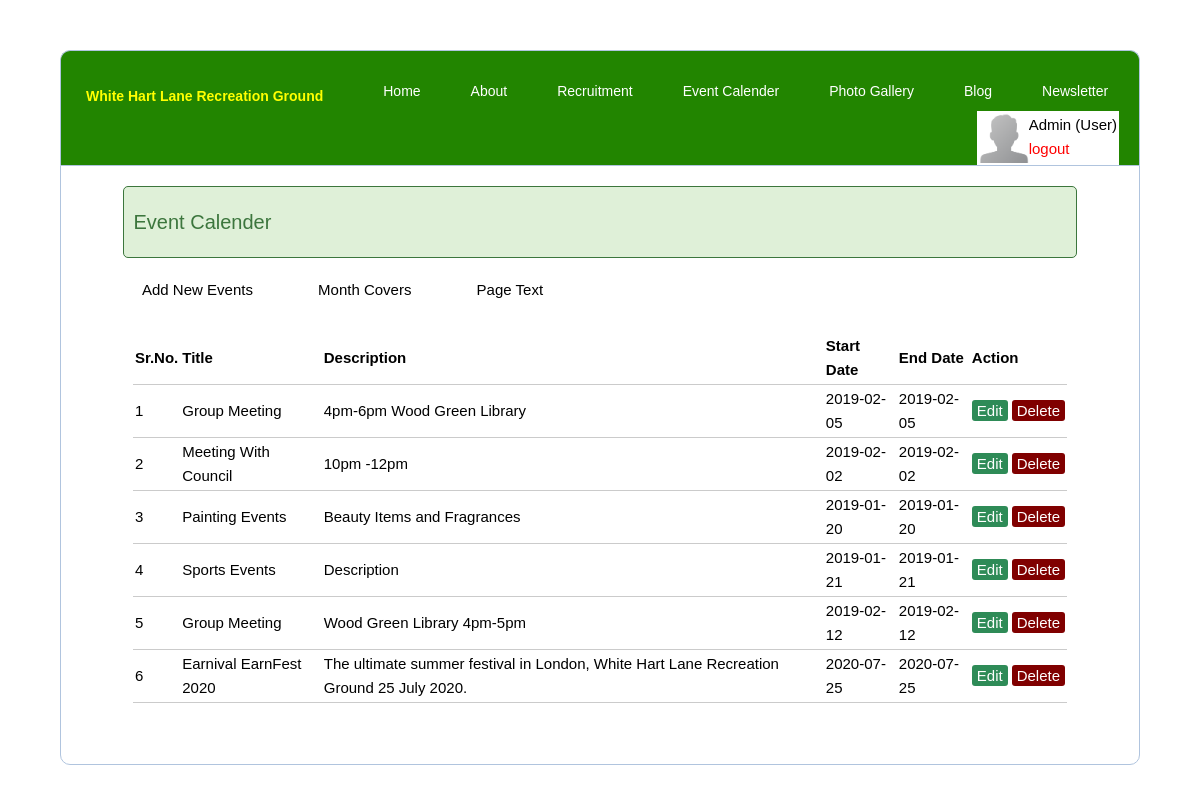
Screenshot of /admin/event_calender.php (signed in) with the database file from the repository.
### tables this page shows
CREATE TABLE `tbl_events` (
  `id` int(11) NOT NULL,
  `title` varchar(255) NOT NULL,
  `description` varchar(1000) NOT NULL,
  `start` varchar(255) NOT NULL,
  `end` varchar(255) DEFAULT NULL,
  `datalink` varchar(255) NOT NULL,
  `datatag` varchar(255) NOT NULL,
  `repeat_month` varchar(255) NOT NULL
);

### admin/curd/eventcalander_curd.php (the view, shortened to what this page needs)
<?php
include('server.php');
?>
<!DOCTYPE html>
<html>
<head>
	<link rel="stylesheet" type="text/css" href="curd/style.css">
</head>
<body>
	<a href="eventcalender_add_edit.php" class="dasboard" style="color:#000;">Add New Events</a>
	<a href="month_cover.php" class="dasboard" style="color:#000;">Month Covers</a>
	<a href="page_text.php?ptext=event_calendar" class="dasboard" style="color:#000;">Page Text</a>
<?php $results = mysqli_query($db, "SELECT * FROM tbl_events"); ?>
<table style="color:#000;">
	<thead>
		<tr><th >Sr.No.</th>
			<th style="">Title</th>
			<th style="">Description</th>
            <th style="">Start Date</th>
			<th style="">End Date</th>
			<th colspan="2">Action</th>
		</tr>
	</thead>
	<?php $i=0; while ($row = mysqli_fetch_array($results)) { ?>
		<tr>
		    <td><?php $i++; echo $i; ?></td>
			<td><?php echo $row['title']; ?></td>
			<td><?php echo $row['description']; ?></td>
            <td><?php echo $row['start']; ?></td>
			<td><?php echo $row['end']; ?></td>
			<td>
				<a href="eventcalender_add_edit.php?edit=<?php echo $row['id']; ?>" class="edit_btn" >Edit</a>
			</td>
			<td>
				<a href="server.php?page=event_calendar&del=<?php echo $row['id']; ?>" class="del_btn">Delete</a>
			</td>
		</tr>
	<?php } ?>
</table>
</body>
</html>

### admin/event_calender.php (shortened to what this page needs)
<?php include('functions.php');
?>
<!DOCTYPE html>
<html>
<head>
	<link rel="stylesheet" type="text/css" href="style.css">
<link rel="stylesheet" type="text/css" href="../css/bootstrap.css">
<link href="../css/font-awesome.css" rel="stylesheet">
<link href="../css/material-design-iconic-font.css" rel="stylesheet">
<link href="../css/swiper.css" rel="stylesheet">
<link href="../css/magnific-popup.css" rel="stylesheet">
<link rel="stylesheet" type="text/css" href="../css/styles.css">
</head>
<body>
	<div class="header" style="width:90%; color:#000; ">
	<div class="row">
				<div class="navbar-header page-scroll">
					<a class="navbar-brand page-scroll" href="index.php" style="color:yellow; "><p style="font-size:14px; padding-left:25px;"><strong>White Hart Lane Recreation Ground</strong></p></a>
				</div>
				<div class="navbar-collapse collapse" id="myNavbar">
					<ul class="nav navbar-nav navbar-right" style="list-style-type:none;color:#fff; font-size:14px;float:left !important; padding-top:20px; padding-left:10px;">
			<li class="active" ><a class="page-scroll" href="home.php" >Home</a></li>
                        <li class="active"><a class="page-scroll" href="about.php">About</a></li>
			<li class="active"><a class="page-scroll" href="recruitment.php">Recruitment</a></li>
                        <li class="active"><a class="page-scroll" href="event_calender.php">Event Calender</a></li>
                        <li class="active"><a class="page-scroll" href="photo_gallery.php">Photo Gallery</a></li>
                        <li class="active"><a class="page-scroll" href="blog.php">Blog</a></li>
                        <li class="active"><a class="page-scroll" href="newsletter.php">Newsletter</a></li>
					</ul>
				<?php  if (isset($_SESSION['user'])) : ?>
					<table style="float:right;padding-right:20px; width:auto !important; margin:0px; border-collapse:inherit;"><tr><td style="background-color:#fff;">
					<img src="images/user_profile.png" style="height:50px; width:50px;" >
						<div  style="color:#000; float:right; margin-right:0px; text-align:left;"><?php echo ucfirst($_SESSION['user']['username']); ?> (<?php echo ucfirst($_SESSION['user']['user_type']); ?>)<br><a href="index.php?logout='1'" style="color: red;">logout</a></div>
					</td></tr></table>
				<?php endif ?>
				    </div>
				</div>
		</div>
	<div class="content" style="width:90%; height:600px;">
			<div class="error success" >
				<h5>
					<?php
						echo "Event Calender";
					?>
				</h5>
			</div>
		<?php include("curd/eventcalander_curd.php"); ?>
	</div>
</body>
</html>

### admin/style.css (style rules this page uses)
* { margin: 0px; padding: 0px; }
body { font-size: 120%; background: #F8F8FF; }
.page-scroll { color:#fff; text-decoration:none; }
.active { padding:0px 10px; }
body { color:#000; font-size:15px !important; }
.header { width: 80%; margin: 50px auto 0px; color: white; background: #228500; text-align: center; border: 1px solid #B0C4DE; border-bottom: none; border-radius: 10px 10px 0px 0px; padding: 0px; }
form, .content { width: 80%; margin: 0px auto; padding: 20px; border: 1px solid #B0C4DE; background: white; border-radius: 0px 0px 10px 10px; }
.error { width: 92%; margin: 0px auto; padding: 10px; border: 1px solid #a94442; color: #a94442; background: #f2dede; border-radius: 5px; text-align: left; }
.success { color: #3c763d; background: #dff0d8; border: 1px solid #3c763d; margin-bottom: 20px; }
.dasboard { color:#000;padding-left:61px; }

### css/styles.css (style rules this page uses)
body { color: #fff; font: 300 16px/1.6em "Ubuntu", sans-serif; }
h5 { font: 500 20px/1.5em "Ubuntu", sans-serif; }
p { font: 300 16px/1.6em "Ubuntu", sans-serif; }
a { color: #fff000; text-decoration: none; }
.navbar-header { float: none; }
.navbar-left,.navbar-right { float: none !important; }
.navbar-nav > li { float: none; }
.navbar-right { margin-right: 0px; }
.navbar-nav > li > a { padding-top: 10px; padding-bottom: 10px; }
.header { position: relative; overflow: hidden; min-height: 100%; width: 100%; }
.header p { margin-top: 20px; margin-right: 10px; font: 300 20px/1.5em "Ubuntu", sans-serif; text-align: center; }
@media (min-width: 992px) { .navbar-header { float: left; } }
@media (min-width: 992px) { .navbar-left, .navbar-right { float: right !important; } }
@media (min-width: 992px) { .navbar-nav > li { float: left; } }
@media (min-width: 992px) { .header p { text-align: left; } }
* { box-sizing:border-box }

### admin/curd/style.css (style rules this page uses)
body { font-size: 19px; color:#000; }
table { width: 90%; margin: 30px auto; border-collapse: collapse; text-align: left; }
tr { border-bottom: 1px solid #cbcbcb; }
th, td { border: none; height: 30px; padding: 2px; }
.edit_btn { text-decoration: none; padding: 2px 5px; background: #2E8B57; color: white; border-radius: 3px; }
.del_btn { text-decoration: none; padding: 2px 5px; color: white; border-radius: 3px; background: #800000; }

### rows the page displays
tbl_events: title "Group Meeting", description "4pm-6pm Wood Green Library", start "2019-02-05", end "2019-02-05"
tbl_events: title "Meeting With Council", description "10pm -12pm", start "2019-02-02", end "2019-02-02"
tbl_events: title "Painting Events", description "Beauty Items and Fragrances", start "2019-01-20", end "2019-01-20"
tbl_events: title "Sports Events", description "Description", start "2019-01-21", end "2019-01-21"
tbl_events: title "Group Meeting", description "Wood Green Library 4pm-5pm", start "2019-02-12", end "2019-02-12"
tbl_events: title "Earnival EarnFest 2020", description "The ultimate summer festival in London, White Hart Lane Recreation Ground 25 July 2020.", start "2020-07-25", end "2020-07-25"

### other values shown
$_SESSION['user']['username'] "Admin"
$_SESSION['user']['user_type'] "User"
